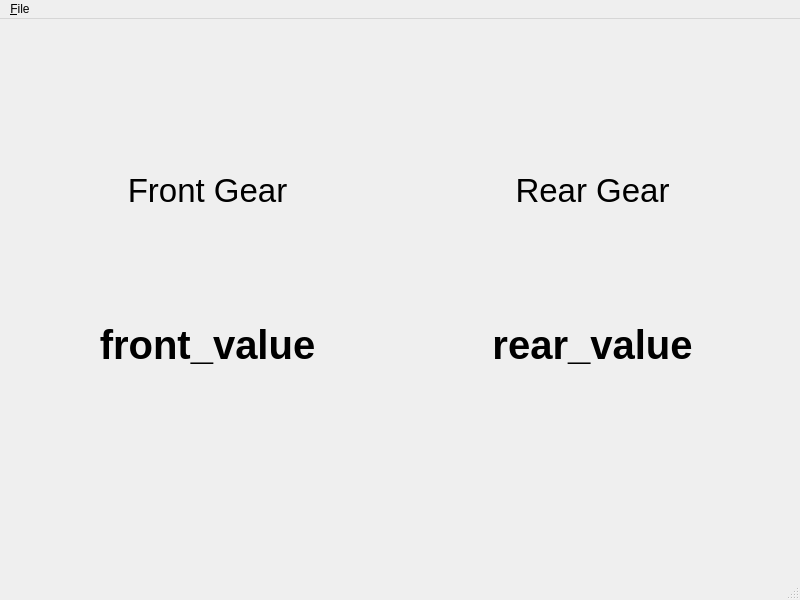
<?xml version="1.0" encoding="UTF-8"?>
<ui version="4.0">
 <class>MainWindow</class>
 <widget class="QMainWindow" name="MainWindow">
  <property name="geometry">
   <rect>
    <x>0</x>
    <y>0</y>
    <width>800</width>
    <height>600</height>
   </rect>
  </property>
  <property name="windowTitle">
   <string>Gear Jump</string>
  </property>
  <widget class="QWidget" name="centralwidget">
   <layout class="QVBoxLayout" name="verticalLayout_2" stretch="0">
    <item>
     <widget class="QStackedWidget" name="stackedWidget">
      <property name="currentIndex">
       <number>0</number>
      </property>
      <widget class="QWidget" name="page">
       <layout class="QVBoxLayout" name="verticalLayout" stretch="0,3">
        <item>
         <layout class="QGridLayout" name="gridLayout_2" rowstretch="2,3,1">
          <item row="0" column="0">
           <widget class="QLabel" name="label">
            <property name="font">
             <font>
              <pointsize>25</pointsize>
              <weight>50</weight>
              <bold>false</bold>
             </font>
            </property>
            <property name="text">
             <string>Front Gear</string>
            </property>
            <property name="alignment">
             <set>Qt::AlignBottom|Qt::AlignHCenter</set>
            </property>
           </widget>
          </item>
          <item row="1" column="1">
           <widget class="QLabel" name="rearGear">
            <property name="font">
             <font>
              <pointsize>30</pointsize>
              <weight>75</weight>
              <bold>true</bold>
             </font>
            </property>
            <property name="text">
             <string>rear_value</string>
            </property>
            <property name="alignment">
             <set>Qt::AlignCenter</set>
            </property>
           </widget>
          </item>
          <item row="1" column="0">
           <widget class="QLabel" name="frontGear">
            <property name="font">
             <font>
              <pointsize>30</pointsize>
              <weight>75</weight>
              <bold>true</bold>
             </font>
            </property>
            <property name="text">
             <string>front_value</string>
            </property>
            <property name="alignment">
             <set>Qt::AlignCenter</set>
            </property>
           </widget>
          </item>
          <item row="0" column="1">
           <widget class="QLabel" name="label_2">
            <property name="font">
             <font>
              <pointsize>25</pointsize>
              <weight>50</weight>
              <bold>false</bold>
             </font>
            </property>
            <property name="text">
             <string>Rear Gear</string>
            </property>
            <property name="alignment">
             <set>Qt::AlignBottom|Qt::AlignHCenter</set>
            </property>
           </widget>
          </item>
          <item row="2" column="0">
           <spacer name="verticalSpacer">
            <property name="orientation">
             <enum>Qt::Vertical</enum>
            </property>
            <property name="sizeHint" stdset="0">
             <size>
              <width>20</width>
              <height>40</height>
             </size>
            </property>
           </spacer>
          </item>
          <item row="2" column="1">
           <spacer name="verticalSpacer_2">
            <property name="orientation">
             <enum>Qt::Vertical</enum>
            </property>
            <property name="sizeHint" stdset="0">
             <size>
              <width>20</width>
              <height>40</height>
             </size>
            </property>
           </spacer>
          </item>
         </layout>
        </item>
        <item>
         <layout class="QGridLayout" name="gearGridLayout"/>
        </item>
       </layout>
      </widget>
      <widget class="QWidget" name="page_2">
       <layout class="QVBoxLayout" name="verticalLayout_3" stretch="2,8,0">
        <item>
         <widget class="QLabel" name="label_5">
          <property name="font">
           <font>
            <pointsize>35</pointsize>
           </font>
          </property>
          <property name="text">
           <string>설정</string>
          </property>
         </widget>
        </item>
        <item>
         <layout class="QGridLayout" name="gridLayout_3">
          <item row="0" column="0">
           <widget class="QLabel" name="label_3">
            <property name="font">
             <font>
              <pointsize>15</pointsize>
             </font>
            </property>
            <property name="text">
             <string>앞 드레일러</string>
            </property>
           </widget>
          </item>
          <item row="2" column="2">
           <widget class="QTextEdit" name="rear_2"/>
          </item>
          <item row="2" column="4">
           <widget class="QTextEdit" name="rear_4"/>
          </item>
          <item row="2" column="7">
           <widget class="QTextEdit" name="rear_7"/>
          </item>
          <item row="0" column="2">
           <widget class="QTextEdit" name="front_2"/>
          </item>
          <item row="3" column="7">
           <widget class="QTextEdit" name="rear_14"/>
          </item>
          <item row="3" column="5">
           <widget class="QTextEdit" name="rear_12"/>
          </item>
          <item row="3" column="2">
           <widget class="QTextEdit" name="rear_9"/>
          </item>
          <item row="2" column="3">
           <widget class="QTextEdit" name="rear_3"/>
          </item>
          <item row="2" column="1">
           <widget class="QTextEdit" name="rear_1">
            <property name="sizePolicy">
             <sizepolicy hsizetype="Expanding" vsizetype="Expanding">
              <horstretch>0</horstretch>
              <verstretch>0</verstretch>
             </sizepolicy>
            </property>
           </widget>
          </item>
          <item row="0" column="1">
           <widget class="QTextEdit" name="front_1"/>
          </item>
          <item row="3" column="1">
           <widget class="QTextEdit" name="rear_8"/>
          </item>
          <item row="3" column="3">
           <widget class="QTextEdit" name="rear_10"/>
          </item>
          <item row="2" column="5">
           <widget class="QTextEdit" name="rear_5"/>
          </item>
          <item row="0" column="3">
           <widget class="QTextEdit" name="front_3"/>
          </item>
          <item row="2" column="0" rowspan="2">
           <widget class="QLabel" name="label_4">
            <property name="font">
             <font>
              <pointsize>15</pointsize>
             </font>
            </property>
            <property name="text">
             <string>뒷 드레일러</string>
            </property>
           </widget>
          </item>
          <item row="3" column="4">
           <widget class="QTextEdit" name="rear_11"/>
          </item>
          <item row="2" column="6">
           <widget class="QTextEdit" name="rear_6"/>
          </item>
          <item row="3" column="6">
           <widget class="QTextEdit" name="rear_13"/>
          </item>
          <item row="1" column="0" colspan="8">
           <widget class="Line" name="line">
            <property name="orientation">
             <enum>Qt::Horizontal</enum>
            </property>
           </widget>
          </item>
         </layout>
        </item>
        <item>
         <layout class="QHBoxLayout" name="horizontalLayout" stretch="6,2,2">
          <property name="spacing">
           <number>-1</number>
          </property>
          <item>
           <spacer name="horizontalSpacer">
            <property name="orientation">
             <enum>Qt::Horizontal</enum>
            </property>
            <property name="sizeHint" stdset="0">
             <size>
              <width>40</width>
              <height>20</height>
             </size>
            </property>
           </spacer>
          </item>
          <item>
           <widget class="QPushButton" name="optionSave">
            <property name="sizePolicy">
             <sizepolicy hsizetype="Expanding" vsizetype="Fixed">
              <horstretch>0</horstretch>
              <verstretch>0</verstretch>
             </sizepolicy>
            </property>
            <property name="text">
             <string>확인</string>
            </property>
           </widget>
          </item>
          <item>
           <widget class="QPushButton" name="optionCancel">
            <property name="sizePolicy">
             <sizepolicy hsizetype="Expanding" vsizetype="Fixed">
              <horstretch>0</horstretch>
              <verstretch>0</verstretch>
             </sizepolicy>
            </property>
            <property name="text">
             <string>취소</string>
            </property>
           </widget>
          </item>
         </layout>
        </item>
       </layout>
      </widget>
     </widget>
    </item>
   </layout>
  </widget>
  <widget class="QMenuBar" name="menubar">
   <property name="geometry">
    <rect>
     <x>0</x>
     <y>0</y>
     <width>800</width>
     <height>24</height>
    </rect>
   </property>
   <widget class="QMenu" name="menu_File">
    <property name="title">
     <string>&amp;File</string>
    </property>
    <addaction name="action_Option"/>
    <addaction name="separator"/>
    <addaction name="action_Exit"/>
   </widget>
   <addaction name="menu_File"/>
  </widget>
  <widget class="QStatusBar" name="statusbar"/>
  <action name="action_Option">
   <property name="text">
    <string>&amp;Option</string>
   </property>
   <property name="shortcut">
    <string>Meta+O</string>
   </property>
  </action>
  <action name="action_Exit">
   <property name="text">
    <string>&amp;Exit</string>
   </property>
   <property name="shortcut">
    <string>Meta+Q</string>
   </property>
  </action>
 </widget>
 <resources/>
 <connections/>
</ui>
